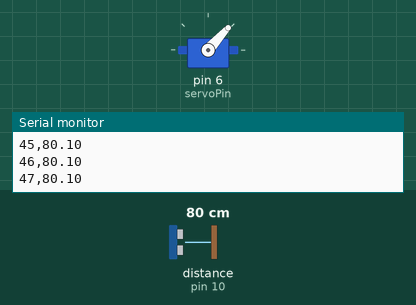
A sketch run on a simulated Arduino Uno, built with avr-gcc and run on an emulated ATmega328P. Shown: servo, the last lines printed to the serial monitor. Wiring (inferred from the names in the program): ultrasonic range finder: trigger pin 9; echo pin 10. The test bench sets the inputs (shaded band); at power-on: distance to the obstacle (sensor on pin 10) 80 cm. The echo pulse lasts 58.3 µs per cm.

Above: at 1.2 s.
1.3 s: distance to the obstacle (sensor on pin 10) set to 2 cm
At 1.75 s:
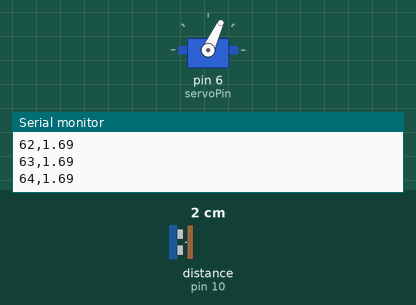
4.3 s: distance to the obstacle (sensor on pin 10) set to 299 cm
At 5.2 s:
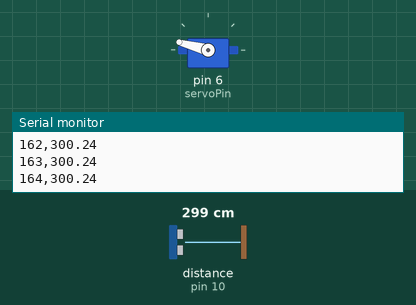
Timing chart, 0 to 13.3 s (numbered marks = the images above; inputs shaded):
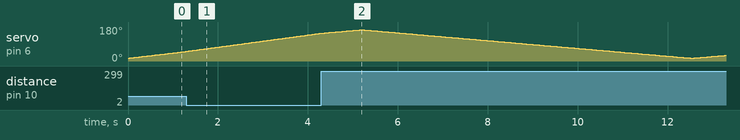

The sketch:

Radar_Main.ino
```cpp
#include <Servo.h>

Servo radarServo;

const int servoPin = 6;
const int trigPin = 9;
const int echoPin = 10;

void setup() {
  pinMode(trigPin, OUTPUT);
  pinMode(echoPin, INPUT);

  radarServo.attach(servoPin);

  Serial.begin(9600);
}

float getDistance() {

  digitalWrite(trigPin, LOW);
  delayMicroseconds(2);

  digitalWrite(trigPin, HIGH);
  delayMicroseconds(10);
  digitalWrite(trigPin, LOW);

  long duration = pulseIn(echoPin, HIGH, 30000);

  if (duration == 0) {
    return 400;
  }

  float distance = duration / 58.0;

  return distance;
}

void loop() {

  for (int angle = 15; angle <= 165; angle++) {

    radarServo.write(angle);

    delay(30);

    float distance = getDistance();

    Serial.print(angle);
    Serial.print(",");
    Serial.println(distance);
  }

  for (int angle = 165; angle >= 15; angle--) {

  radarServo.write(angle);

  delay(30);

  float distance = getDistance();

  Serial.print(angle);
  Serial.print(",");
  Serial.println(distance);
  }

}
```
